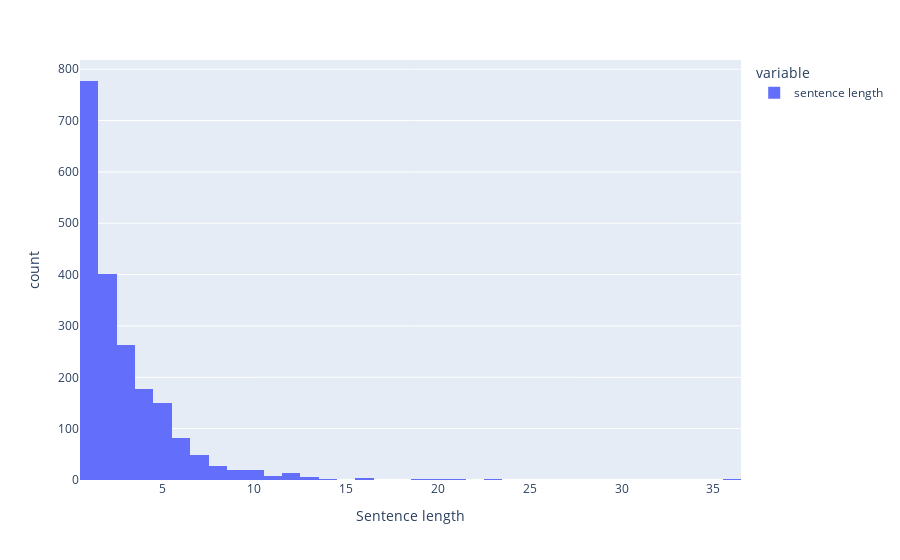

The cell this chart's notebook holds for it:
### Code cell
lens = []
for i, batch_df in enumerate(testloader):
    txt, summary = itemgetter('text', 'summary')(batch_df)
    summary = ''.join(summary)
    txt = ''.join(txt)
    
    lens.append(len(sent_tokenize(summary)))
    
    if i == 2000:
        break
    
fig = px.histogram(pd.DataFrame({'sentence length': lens}))
fig.update_layout(
    xaxis_title_text='Sentence length'
)

### Figure 1 — Plotly figure (JSON) as saved in the notebook; plotly's stock layout.template omitted (floating-point values rounded to 4 significant figures; data arrays with more than 128 entries replaced by an {"elided": "..."} marker saying what was removed)
{"data": [{"alignmentgroup": "True", "bingroup": "x", "hovertemplate": "variable=sentence length<br>value=%{x}<br>count=%{y}<extra></extra>", "legendgroup": "sentence length", "marker": {"color": "#636efa"}, "name": "sentence length", "offsetgroup": "sentence length", "orientation": "v", "showlegend": true, "type": "histogram", "x": {"elided": "2001 int values"}, "xaxis": "x", "yaxis": "y"}], "layout": {"barmode": "relative", "legend": {"title": {"text": "variable"}, "tracegroupgap": 0}, "margin": {"t": 60}, "xaxis": {"anchor": "y", "domain": [0, 1], "title": {"text": "Sentence length"}}, "yaxis": {"anchor": "x", "domain": [0, 1], "title": {"text": "count"}}}}
